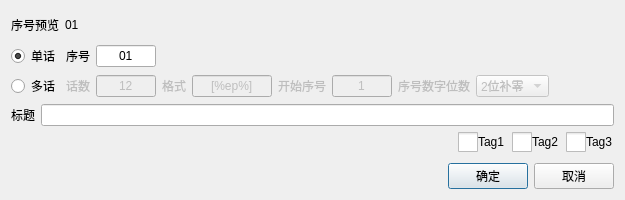
<?xml version="1.0" encoding="UTF-8"?>
<ui version="4.0">
 <class>TvEpisodeNewDialog</class>
 <widget class="QDialog" name="TvEpisodeNewDialog">
  <property name="geometry">
   <rect>
    <x>0</x>
    <y>0</y>
    <width>625</width>
    <height>200</height>
   </rect>
  </property>
  <property name="windowTitle">
   <string>Dialog</string>
  </property>
  <layout class="QVBoxLayout" name="verticalLayout">
   <item>
    <layout class="QHBoxLayout" name="hLayout_EpisodePreview" stretch="0,1">
     <item>
      <widget class="QLabel" name="label_EpisodePreviewText">
       <property name="frameShape">
        <enum>QFrame::NoFrame</enum>
       </property>
       <property name="text">
        <string>序号预览</string>
       </property>
      </widget>
     </item>
     <item>
      <widget class="QLabel" name="label_EpisodePreview">
       <property name="frameShape">
        <enum>QFrame::NoFrame</enum>
       </property>
       <property name="text">
        <string notr="true">01</string>
       </property>
      </widget>
     </item>
    </layout>
   </item>
   <item>
    <layout class="QHBoxLayout" name="hLayout_Episode">
     <item>
      <widget class="QRadioButton" name="radioButton_OneEpisode">
       <property name="text">
        <string>单话</string>
       </property>
       <property name="checked">
        <bool>true</bool>
       </property>
       <attribute name="buttonGroup">
        <string notr="true">buttonGroup_Episode</string>
       </attribute>
      </widget>
     </item>
     <item>
      <widget class="QLabel" name="label_Episode">
       <property name="text">
        <string>序号</string>
       </property>
      </widget>
     </item>
     <item>
      <widget class="QLineEdit" name="lineEdit_Episode">
       <property name="minimumSize">
        <size>
         <width>60</width>
         <height>0</height>
        </size>
       </property>
       <property name="maximumSize">
        <size>
         <width>60</width>
         <height>16777215</height>
        </size>
       </property>
       <property name="text">
        <string notr="true">01</string>
       </property>
       <property name="alignment">
        <set>Qt::AlignCenter</set>
       </property>
       <property name="clearButtonEnabled">
        <bool>false</bool>
       </property>
      </widget>
     </item>
     <item>
      <spacer name="hSpacer_Episode">
       <property name="orientation">
        <enum>Qt::Horizontal</enum>
       </property>
       <property name="sizeHint" stdset="0">
        <size>
         <width>40</width>
         <height>20</height>
        </size>
       </property>
      </spacer>
     </item>
    </layout>
   </item>
   <item>
    <layout class="QHBoxLayout" name="hLayout_MoreEpisode">
     <item>
      <widget class="QRadioButton" name="radioButton_MoreEpisode">
       <property name="text">
        <string>多话</string>
       </property>
       <attribute name="buttonGroup">
        <string notr="true">buttonGroup_Episode</string>
       </attribute>
      </widget>
     </item>
     <item>
      <widget class="QLabel" name="label_EpisodeCount">
       <property name="enabled">
        <bool>false</bool>
       </property>
       <property name="text">
        <string>话数</string>
       </property>
      </widget>
     </item>
     <item>
      <widget class="QLineEdit" name="lineEdit_EpisodeCount">
       <property name="enabled">
        <bool>false</bool>
       </property>
       <property name="minimumSize">
        <size>
         <width>60</width>
         <height>0</height>
        </size>
       </property>
       <property name="maximumSize">
        <size>
         <width>60</width>
         <height>16777215</height>
        </size>
       </property>
       <property name="text">
        <string notr="true">12</string>
       </property>
       <property name="alignment">
        <set>Qt::AlignCenter</set>
       </property>
       <property name="clearButtonEnabled">
        <bool>false</bool>
       </property>
      </widget>
     </item>
     <item>
      <widget class="QLabel" name="label_EpisodeFormat">
       <property name="enabled">
        <bool>false</bool>
       </property>
       <property name="text">
        <string>格式</string>
       </property>
      </widget>
     </item>
     <item>
      <widget class="QLineEdit" name="lineEdit_EpisodeFormat">
       <property name="enabled">
        <bool>false</bool>
       </property>
       <property name="minimumSize">
        <size>
         <width>80</width>
         <height>0</height>
        </size>
       </property>
       <property name="maximumSize">
        <size>
         <width>80</width>
         <height>16777215</height>
        </size>
       </property>
       <property name="toolTip">
        <string>[%ep%]代表序号数字部分</string>
       </property>
       <property name="text">
        <string notr="true">[%ep%]</string>
       </property>
       <property name="alignment">
        <set>Qt::AlignCenter</set>
       </property>
       <property name="clearButtonEnabled">
        <bool>false</bool>
       </property>
      </widget>
     </item>
     <item>
      <widget class="QLabel" name="label_EpisodeBegin">
       <property name="enabled">
        <bool>false</bool>
       </property>
       <property name="text">
        <string>开始序号</string>
       </property>
      </widget>
     </item>
     <item>
      <widget class="QLineEdit" name="lineEdit_EpisodeBegin">
       <property name="enabled">
        <bool>false</bool>
       </property>
       <property name="minimumSize">
        <size>
         <width>60</width>
         <height>0</height>
        </size>
       </property>
       <property name="maximumSize">
        <size>
         <width>60</width>
         <height>16777215</height>
        </size>
       </property>
       <property name="text">
        <string notr="true">1</string>
       </property>
       <property name="alignment">
        <set>Qt::AlignCenter</set>
       </property>
       <property name="clearButtonEnabled">
        <bool>false</bool>
       </property>
      </widget>
     </item>
     <item>
      <widget class="QLabel" name="label_EpisodeFillZeroNum">
       <property name="enabled">
        <bool>false</bool>
       </property>
       <property name="text">
        <string>序号数字位数</string>
       </property>
      </widget>
     </item>
     <item>
      <widget class="QComboBox" name="comboBox_EpisodeFillZeroNum">
       <property name="enabled">
        <bool>false</bool>
       </property>
       <property name="currentIndex">
        <number>1</number>
       </property>
       <item>
        <property name="text">
         <string>不补零</string>
        </property>
       </item>
       <item>
        <property name="text">
         <string>2位补零</string>
        </property>
       </item>
       <item>
        <property name="text">
         <string>3位补零</string>
        </property>
       </item>
       <item>
        <property name="text">
         <string>4位补零</string>
        </property>
       </item>
      </widget>
     </item>
     <item>
      <spacer name="hSpacer_MoreEpisode">
       <property name="orientation">
        <enum>Qt::Horizontal</enum>
       </property>
       <property name="sizeHint" stdset="0">
        <size>
         <width>40</width>
         <height>20</height>
        </size>
       </property>
      </spacer>
     </item>
    </layout>
   </item>
   <item>
    <layout class="QHBoxLayout" name="hLayout_Title">
     <item>
      <widget class="QLabel" name="label_Title">
       <property name="text">
        <string>标题</string>
       </property>
      </widget>
     </item>
     <item>
      <widget class="QLineEdit" name="lineEdit_Title">
       <property name="clearButtonEnabled">
        <bool>true</bool>
       </property>
      </widget>
     </item>
    </layout>
   </item>
   <item>
    <layout class="QHBoxLayout" name="hLayout_ABC">
     <item>
      <spacer name="hSpacer_ABC">
       <property name="orientation">
        <enum>Qt::Horizontal</enum>
       </property>
       <property name="sizeHint" stdset="0">
        <size>
         <width>40</width>
         <height>20</height>
        </size>
       </property>
      </spacer>
     </item>
     <item>
      <widget class="QCheckBox" name="checkBox_Tag1">
       <property name="styleSheet">
        <string notr="true">QCheckBox
{
  spacing: 0px;
}
QCheckBox::indicator
{
  width: 20px;
  height: 20px;
}
QCheckBox::indicator:checked:enabled
{
  image:url(:/File/img/box_check_enable.png);
}
QCheckBox::indicator:unchecked:enabled
{
  image:url(:/File/img/box_uncheck_enable.png);
}
QCheckBox::indicator:unchecked:disabled
{
  image:url(:/File/img/box_uncheck_disable.png);
}</string>
       </property>
       <property name="text">
        <string>Tag1</string>
       </property>
      </widget>
     </item>
     <item>
      <widget class="QCheckBox" name="checkBox_Tag2">
       <property name="styleSheet">
        <string notr="true">QCheckBox
{
  spacing: 0px;
}
QCheckBox::indicator
{
  width: 20px;
  height: 20px;
}
QCheckBox::indicator:checked:enabled
{
  image:url(:/File/img/box_check_enable.png);
}
QCheckBox::indicator:unchecked:enabled
{
  image:url(:/File/img/box_uncheck_enable.png);
}
QCheckBox::indicator:unchecked:disabled
{
  image:url(:/File/img/box_uncheck_disable.png);
}</string>
       </property>
       <property name="text">
        <string>Tag2</string>
       </property>
      </widget>
     </item>
     <item>
      <widget class="QCheckBox" name="checkBox_Tag3">
       <property name="styleSheet">
        <string notr="true">QCheckBox
{
  spacing: 0px;
}
QCheckBox::indicator
{
  width: 20px;
  height: 20px;
}
QCheckBox::indicator:checked:enabled
{
  image:url(:/File/img/box_check_enable.png);
}
QCheckBox::indicator:unchecked:enabled
{
  image:url(:/File/img/box_uncheck_enable.png);
}
QCheckBox::indicator:unchecked:disabled
{
  image:url(:/File/img/box_uncheck_disable.png);
}</string>
       </property>
       <property name="text">
        <string>Tag3</string>
       </property>
      </widget>
     </item>
    </layout>
   </item>
   <item>
    <spacer name="verticalSpacer">
     <property name="orientation">
      <enum>Qt::Vertical</enum>
     </property>
     <property name="sizeType">
      <enum>QSizePolicy::Fixed</enum>
     </property>
     <property name="sizeHint" stdset="0">
      <size>
       <width>20</width>
       <height>5</height>
      </size>
     </property>
    </spacer>
   </item>
   <item>
    <layout class="QHBoxLayout" name="hLayout_OkCancel">
     <item>
      <spacer name="hSpacer_OkCancel">
       <property name="orientation">
        <enum>Qt::Horizontal</enum>
       </property>
       <property name="sizeHint" stdset="0">
        <size>
         <width>40</width>
         <height>20</height>
        </size>
       </property>
      </spacer>
     </item>
     <item>
      <widget class="QPushButton" name="pushButton_Ok">
       <property name="text">
        <string>确定</string>
       </property>
      </widget>
     </item>
     <item>
      <widget class="QPushButton" name="pushButton_Cancel">
       <property name="text">
        <string>取消</string>
       </property>
      </widget>
     </item>
    </layout>
   </item>
  </layout>
 </widget>
 <resources/>
 <connections/>
 <buttongroups>
  <buttongroup name="buttonGroup_Episode"/>
 </buttongroups>
</ui>
